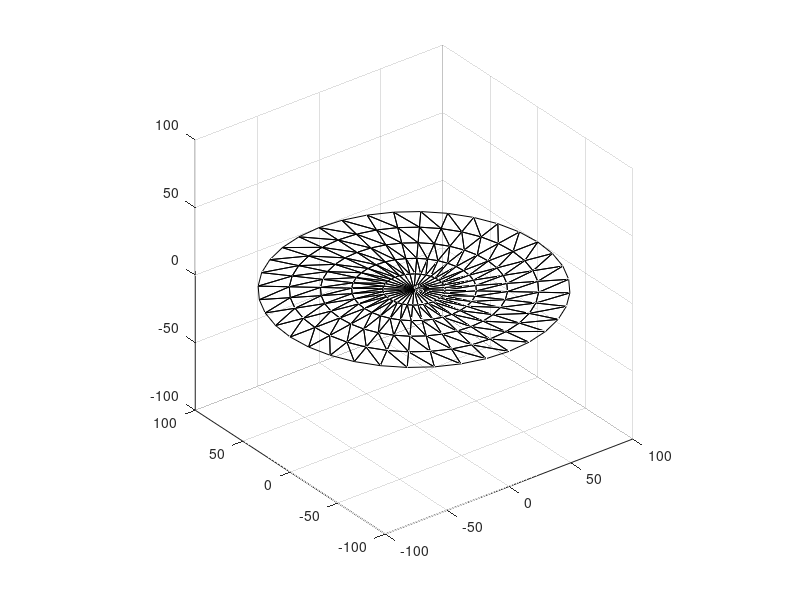

Source code (MATLAB):
clear;
close all;
clc;

angle_delta = 10;
radius = 100;
radius_delta = 20;
circle_center = [0, 0];

angles = 0 : angle_delta : 360;
angles = angles(1:end-1);
radiuses = radius_delta : radius_delta : radius;

num_of_angles = length(angles);
num_of_radiuses = length(radiuses);

circle_center_x = circle_center(1);
circle_center_y = circle_center(2);

triangles = [];

%plus 1 for the center itself
num_of_vertices = num_of_angles * num_of_radiuses + 1;

vertices = zeros(num_of_vertices, 2);
vertex_index = 0;

for radiusIndex = num_of_radiuses:-1:1
    for angleIndex = 1:num_of_angles
        currentRadius = radiuses(radiusIndex);
        currentAngle = angles(angleIndex);
        current_vertex_x = circle_center_x + currentRadius*cosd(currentAngle);
        current_vertex_y = circle_center_y + currentRadius*sind(currentAngle);
        
        current_vertex = [current_vertex_x, current_vertex_y];
        vertex_index = vertex_index + 1;
        vertices(vertex_index, :) = current_vertex;
    end
end

vertex_index = vertex_index + 1;
vertices(vertex_index, :) = circle_center;

facesIndexes = [];
index = 1;
for radiusIndex = 1:num_of_radiuses-1
    for angleIndex = 1:num_of_angles
        index2 = index+1;
        if index2 == (radiusIndex + 0) * num_of_angles + 1
            index2 = (radiusIndex - 1) * num_of_angles + 1;
        end
        singleFaceIndexes1 = [index, index2, index+num_of_angles];
        index3 = index+num_of_angles+1;
        if index3 == (radiusIndex + 1) * num_of_angles + 1
            index3 = (radiusIndex + 0) * num_of_angles + 1;
        end        
        singleFaceIndexes2 = [index2, index+num_of_angles, index3];
        currentTrianglesIndexes = [singleFaceIndexes1 ; singleFaceIndexes2];
        facesIndexes = [facesIndexes ; currentTrianglesIndexes];
%         fprintf('%d, %d, %d\n',singleFaceIndexes1(1), singleFaceIndexes1(2), singleFaceIndexes1(3));
%         fprintf('%d, %d, %d\n',singleFaceIndexes2(1), singleFaceIndexes2(2), singleFaceIndexes2(3));
%         fprintf('\n');
        index = index + 1;
    end
end

first_index = (num_of_radiuses - 1) * num_of_angles + 1;
index = first_index;
indexOfCenter = num_of_radiuses * num_of_angles + 1;
for angleIndex = 1:num_of_angles
    index2 = index+1;
    if (index2 == indexOfCenter)
        index2 = first_index;
    end    
    singleFaceIndexes = [index, index2, indexOfCenter];
    singleFaceIndexes
    facesIndexes = [facesIndexes ; singleFaceIndexes];
    index = index + 1;
end



figure;
trisurf(facesIndexes, vertices(:,1), vertices(:,2), zeros(num_of_vertices, 1), 'LineStyle','-', 'EdgeColor' , [0, 0, 0], 'FaceColor', 'none');
hold on;
axis equal;

fileID = fopen('circle.obj','w');

z_val = 500;
for vertex_index = 1:num_of_vertices
    current_vertex = vertices(vertex_index, :);
    x_val = current_vertex(1);
    y_val = current_vertex(2);
    fprintf(fileID,'v %f %f %f\n', x_val, y_val, z_val);
end

num_of_faces = size(facesIndexes, 1);

fprintf(fileID,'\n\n\n');

for face_index = 1:num_of_faces
    current_face = facesIndexes(face_index, :);
    vertex_index1 = current_face(1) - 1;
    vertex_index2 = current_face(2) - 1;
    vertex_index3 = current_face(3) - 1;
    fprintf(fileID,'f %d %d %d\n', vertex_index1, vertex_index2, vertex_index3);
end
fclose(fileID);



